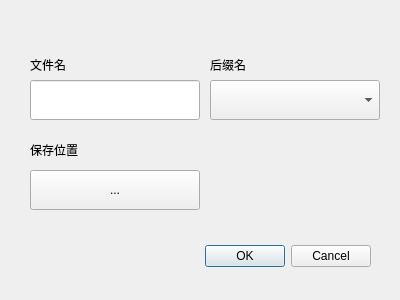
<?xml version="1.0" encoding="UTF-8"?>
<ui version="4.0">
 <class>saveFileDialog</class>
 <widget class="QDialog" name="saveFileDialog">
  <property name="geometry">
   <rect>
    <x>0</x>
    <y>0</y>
    <width>400</width>
    <height>300</height>
   </rect>
  </property>
  <property name="windowTitle">
   <string>保存为</string>
  </property>
  <widget class="QDialogButtonBox" name="buttonBox">
   <property name="geometry">
    <rect>
     <x>30</x>
     <y>240</y>
     <width>341</width>
     <height>32</height>
    </rect>
   </property>
   <property name="orientation">
    <enum>Qt::Horizontal</enum>
   </property>
   <property name="standardButtons">
    <set>QDialogButtonBox::Cancel|QDialogButtonBox::Ok</set>
   </property>
  </widget>
  <widget class="QLabel" name="label">
   <property name="geometry">
    <rect>
     <x>30</x>
     <y>50</y>
     <width>100</width>
     <height>30</height>
    </rect>
   </property>
   <property name="text">
    <string>文件名</string>
   </property>
  </widget>
  <widget class="QLineEdit" name="fileName">
   <property name="geometry">
    <rect>
     <x>30</x>
     <y>80</y>
     <width>170</width>
     <height>40</height>
    </rect>
   </property>
   <property name="text">
    <string/>
   </property>
  </widget>
  <widget class="QLabel" name="label_2">
   <property name="geometry">
    <rect>
     <x>210</x>
     <y>50</y>
     <width>100</width>
     <height>30</height>
    </rect>
   </property>
   <property name="text">
    <string>后缀名</string>
   </property>
  </widget>
  <widget class="QComboBox" name="fileFormat">
   <property name="geometry">
    <rect>
     <x>210</x>
     <y>80</y>
     <width>170</width>
     <height>40</height>
    </rect>
   </property>
  </widget>
  <widget class="QLabel" name="label_3">
   <property name="geometry">
    <rect>
     <x>30</x>
     <y>130</y>
     <width>130</width>
     <height>40</height>
    </rect>
   </property>
   <property name="text">
    <string>保存位置</string>
   </property>
  </widget>
  <widget class="QToolButton" name="toolButton">
   <property name="geometry">
    <rect>
     <x>30</x>
     <y>170</y>
     <width>170</width>
     <height>40</height>
    </rect>
   </property>
   <property name="text">
    <string>...</string>
   </property>
  </widget>
 </widget>
 <resources/>
 <connections>
  <connection>
   <sender>buttonBox</sender>
   <signal>accepted()</signal>
   <receiver>saveFileDialog</receiver>
   <slot>accept()</slot>
   <hints>
    <hint type="sourcelabel">
     <x>248</x>
     <y>254</y>
    </hint>
    <hint type="destinationlabel">
     <x>157</x>
     <y>274</y>
    </hint>
   </hints>
  </connection>
  <connection>
   <sender>buttonBox</sender>
   <signal>rejected()</signal>
   <receiver>saveFileDialog</receiver>
   <slot>reject()</slot>
   <hints>
    <hint type="sourcelabel">
     <x>316</x>
     <y>260</y>
    </hint>
    <hint type="destinationlabel">
     <x>286</x>
     <y>274</y>
    </hint>
   </hints>
  </connection>
 </connections>
</ui>
